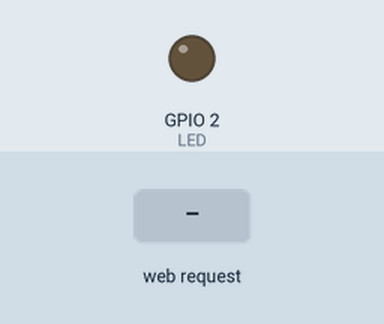
Simulated run of this sketch. Board: ESP32. Parts: output pins drawn as LEDs (lit = HIGH). Inputs (shaded band) come from the test bench. WiFi joins after 1.5 s; servers stay silent unless stated; what the sketch prints to the serial monitor is not drawn.

Above: at 2.7 s.
2.8 s: HTTP request GET /on received
At 3.6 s:
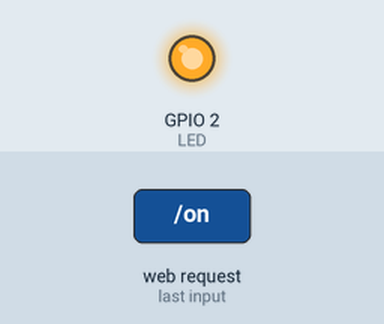
4.3 s: HTTP request GET /off received
At 4.7 s:
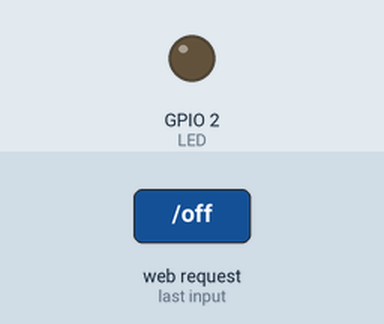
Timing chart, 0 to 7.3 s (numbered marks = the images above; inputs shaded):
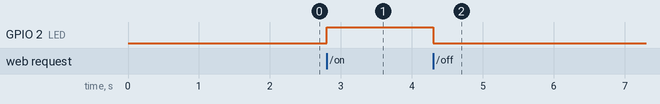

Measured:
- after the input at 2.8 s, GPIO 2 (LED): LOW → HIGH at once
- after the input at 4.3 s, GPIO 2 (LED): HIGH → LOW at once

The sketch:

http_led.ino
```cpp
#include <WiFi.h>
#include <WebServer.h>

const char* ssid = "TenWifi";
const char* password = "MatKhauWifi";

WebServer server(80);

#define LED 2

void ledOn() {
  digitalWrite(LED, HIGH);
  server.send(200, "text/html", "LED ON");
}

void ledOff() {
  digitalWrite(LED, LOW);
  server.send(200, "text/html", "LED OFF");
}

void setup() {
  Serial.begin(115200);

  pinMode(LED, OUTPUT);

  WiFi.begin(ssid, password);

  while (WiFi.status() != WL_CONNECTED) {
    delay(500);
  }

  Serial.println(WiFi.localIP());

  server.on("/on", ledOn);
  server.on("/off", ledOff);

  server.begin();
}

void loop() {
  server.handleClient();
}
```
